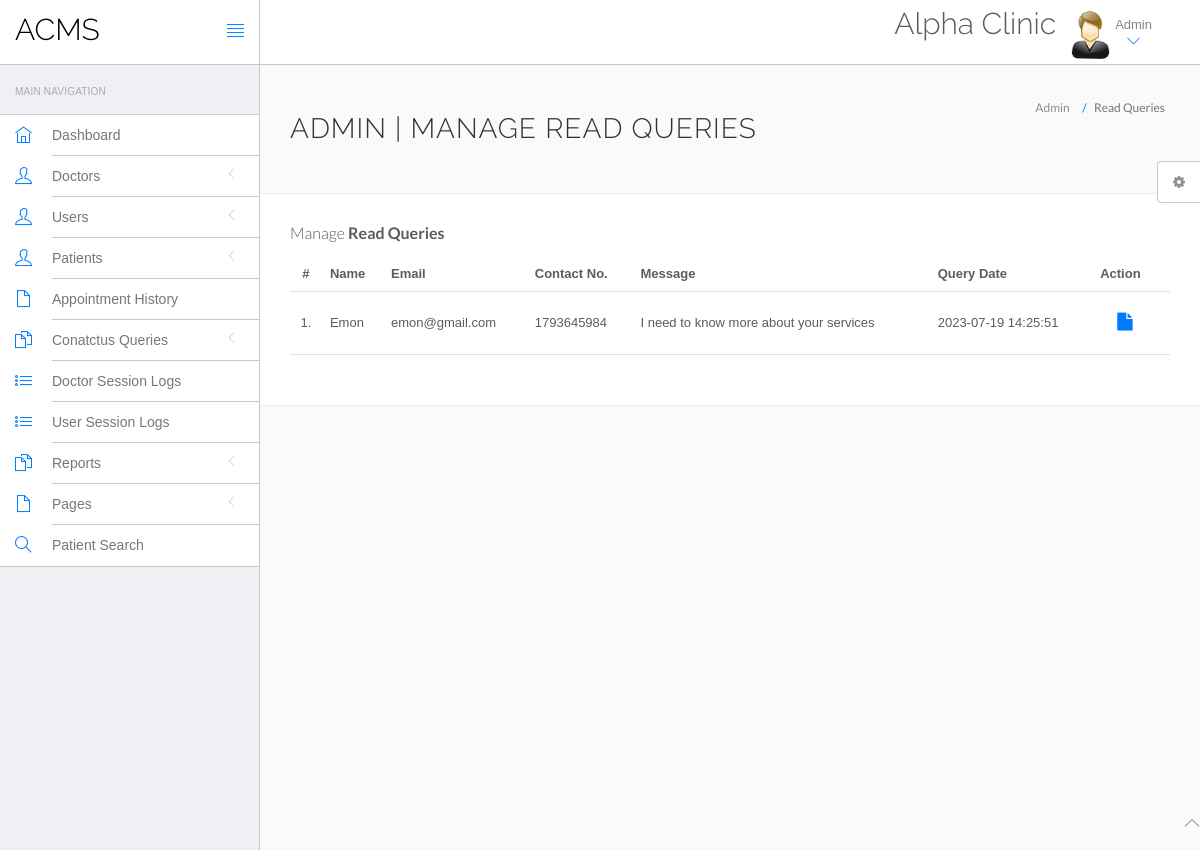
The app's page /Clinic/acms/admin/php_admin/read-query.php (signed in) with its own data.
### tables this page shows
CREATE TABLE `tblcontactus` (
  `id` int(11) NOT NULL,
  `fullname` varchar(255) DEFAULT NULL,
  `email` varchar(255) DEFAULT NULL,
  `contactno` bigint(12) DEFAULT NULL,
  `message` mediumtext DEFAULT NULL,
  `PostingDate` timestamp NULL DEFAULT current_timestamp(),
  `AdminRemark` mediumtext DEFAULT NULL,
  `LastupdationDate` timestamp NULL DEFAULT NULL ON UPDATE current_timestamp(),
  `IsRead` int(11) DEFAULT NULL
);

### Clinic/acms/admin/php_admin/read-query.php (the view, shortened to what this page needs)
<?php
include('include/config.php');
if(strlen($_SESSION['id']==0)) {
 header('location:logout.php');
  } else{
?>
<!DOCTYPE html>
<html lang="en">
	<head>
		<link rel="stylesheet" href="vendor/bootstrap/css/bootstrap.min.css">
		<link rel="stylesheet" href="vendor/fontawesome/css/font-awesome.min.css">
		<link rel="stylesheet" href="vendor/themify-icons/themify-icons.min.css">
		<link href="vendor/animate.css/animate.min.css" rel="stylesheet" media="screen">
		<link href="vendor/perfect-scrollbar/perfect-scrollbar.min.css" rel="stylesheet" media="screen">
		<link href="vendor/switchery/switchery.min.css" rel="stylesheet" media="screen">
		<link href="vendor/bootstrap-touchspin/jquery.bootstrap-touchspin.min.css" rel="stylesheet" media="screen">
		<link href="vendor/select2/select2.min.css" rel="stylesheet" media="screen">
		<link href="vendor/bootstrap-datepicker/bootstrap-datepicker3.standalone.min.css" rel="stylesheet" media="screen">
		<link href="vendor/bootstrap-timepicker/bootstrap-timepicker.min.css" rel="stylesheet" media="screen">
		<link rel="stylesheet" href="assets/css/styles.css">
		<link rel="stylesheet" href="assets/css/plugins.css">
		<link rel="stylesheet" href="assets/css/themes/theme-1.css" id="skin_color" />
	</head>
	<body>
		<div id="app">
<?php include('include/sidebar.php');?>
			<div class="app-content">
						<?php include('include/header.php');?>
				<div class="main-content" >
					<div class="wrap-content container" id="container">
						<section id="page-title">
							<div class="row">
								<div class="col-sm-8">
									<h1 class="mainTitle">Admin | Manage Read Queries</h1>
																	</div>
								<ol class="breadcrumb">
									<li>
										<span>Admin</span>
									</li>
									<li class="active">
										<span>Read Queries</span>
									</li>
								</ol>
							</div>
						</section>
						<div class="container-fluid container-fullw bg-white">
									<div class="row">
								<div class="col-md-12">
									<h5 class="over-title margin-bottom-15">Manage <span class="text-bold">Read Queries</span></h5>
									<table class="table table-hover" id="sample-table-1">
										<thead>
											<tr>
												<th class="center">#</th>
												<th>Name</th>
												<th class="hidden-xs">Email</th>
												<th>Contact No. </th>
												<th>Message </th>
												<th>Query Date</th>
												<th>Action</th>
											</tr>
										</thead>
										<tbody>
<?php
$sql=mysqli_query($con,"select * from tblcontactus where IsRead is not null");
$cnt=1;
while($row=mysqli_fetch_array($sql))
{
?>
											<tr>
												<td class="center"><?php echo $cnt;?>.</td>
												<td class="hidden-xs"><?php echo $row['fullname'];?></td>
												<td><?php echo $row['email'];?></td>
												<td><?php echo $row['contactno'];?></td>
												<td><?php echo $row['message'];?></td>
												<td><?php echo $row['PostingDate'];?></td>
												<td >
												<div class="visible-md visible-lg hidden-sm hidden-xs">
							<a href="query-details.php?id=<?php echo $row['id'];?>" class="btn btn-transparent btn-lg" title="View Details"><i class="fa fa-file"></i></a>
												</div>
												</td>
											</tr>
											<?php
$cnt=$cnt+1;
											 }?>
										</tbody>
									</table>
								</div>
							</div>
								</div>
							</div>
						</div>
					</div>
				</div>
	<?php include('include/footer.php');?>
	<?php include('include/setting.php');?>
	</body>
</html>
<?php } ?>

### Clinic/acms/admin/php_admin/assets/css/themes/theme-1.css (style rules this page uses)
body { background: #FAFAFA; }

### records on screen
tblcontactus: fullname "Emon", email "emon@gmail.com", contactno "1793645984", message "I need to know more about your services", PostingDate "2023-07-19 14:25:51"
